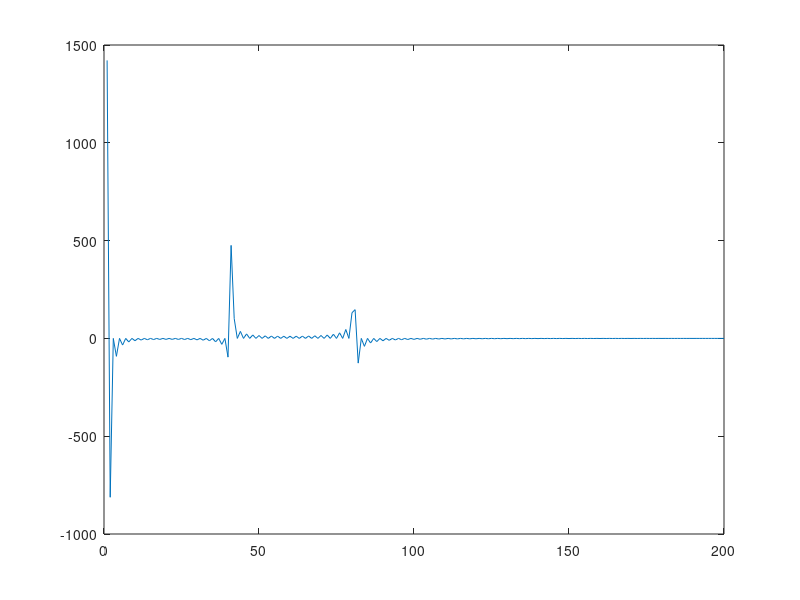

Write MATLAB code to recreate this figure. (Note: this script raises an error after producing the figure.)
close all;
clear; clc; 

% org
m=1:1:200;
org = m+50*cos(m*2*pi/10) + 25*sin(m*2*pi/5);

dct_org = dct(org);
plot( dct_org);hold on;

% plot(n, samp)
dct_samp = dct(samp);
plot(scale_factor *dct_samp);grid on;
legend('org', 'dct');

% sampled
n=0:2:200;
samp = n+50*cos(n*2*pi/10) + 25*sin(n*2*pi/5);
% plot(n, samp)
dct_samp = dct(samp);
plot(dct_samp);grid on;
legend('org', 'dct');
